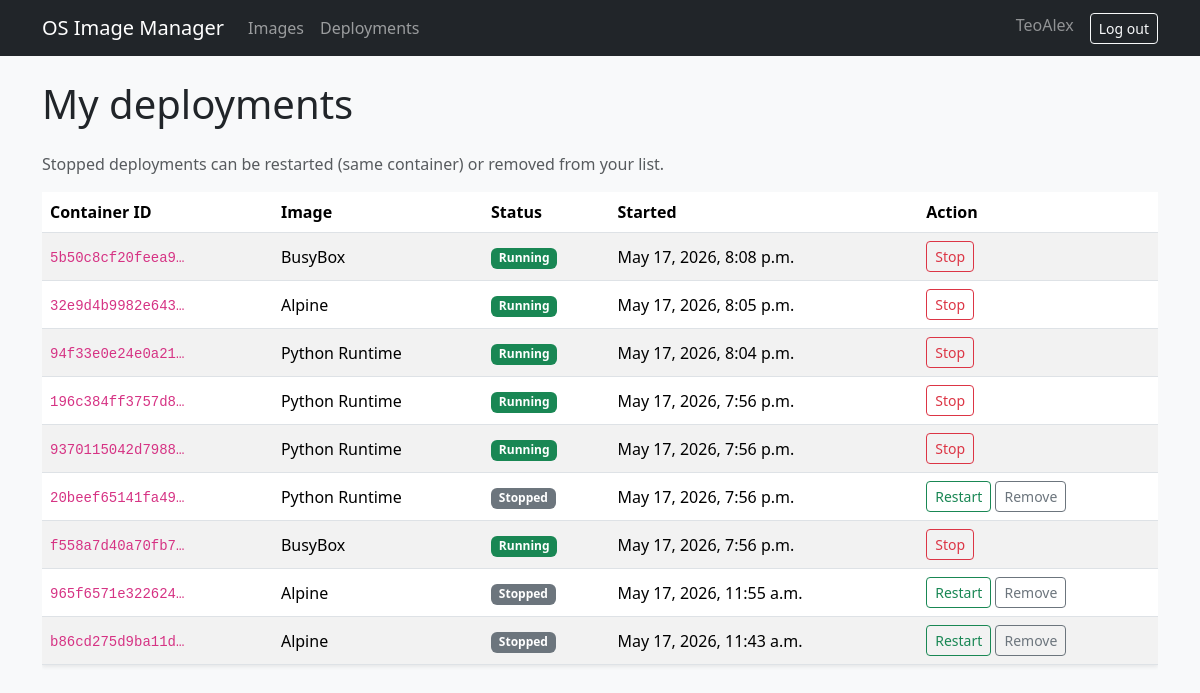
Screenshot of /deployments/ (signed in) with the database file from the repository.
### deployments/models.py (models this page shows, shortened)
class Deployment(models.Model):
    owner = models.ForeignKey(User, on_delete=models.CASCADE)
    image = models.ForeignKey(OSImage, on_delete=models.CASCADE)
    container_id = models.CharField(max_length=255)
    status = models.CharField(max_length=50)
    created_at = models.DateTimeField(auto_now_add=True)

### images/models.py (models this page shows, shortened)
class OSImage(models.Model):
    owner = models.ForeignKey(User, on_delete=models.CASCADE)
    name = models.CharField(max_length=100)
    version = models.CharField(max_length=50)
    docker_image = models.CharField(max_length=100)
    description = models.TextField()
    created_at = models.DateTimeField(auto_now_add=True)

### deployments/views.py (the view)
# urls.py: path('', deployment_list, name='deployment_list'),
@login_required
def deployment_list(request):
    deployments = Deployment.objects.filter(owner=request.user).order_by('-created_at')
    return render(request, 'deployments/list.html', {'deployments': deployments})

### templates/deployments/list.html (shortened to what this page needs)
{% extends "base.html" %}
{% block content %}
<h1 class="mb-4">My deployments</h1>
<p class="text-muted">Stopped deployments can be restarted (same container) or removed from your list.</p>
{% if deployments %}
<div class="table-responsive">
<table class="table table-striped align-middle bg-white shadow-sm">
    <thead>
    <tr>
        <th>Container ID</th>
        <th>Image</th>
        <th>Status</th>
        <th>Started</th>
        <th>Action</th>
    </tr>
    </thead>
    <tbody>
    {% for deployment in deployments %}
    <tr>
        <td><code class="small">{{ deployment.container_id|truncatechars:16 }}</code></td>
        <td>{{ deployment.image.name }}</td>
        <td>
            {% if deployment.status == 'Running' %}
            <span class="badge text-bg-success">Running</span>
            {% else %}
            <span class="badge text-bg-secondary">Stopped</span>
            {% endif %}
        </td>
        <td>{{ deployment.created_at }}</td>
        <td class="text-nowrap">
            {% if deployment.status == 'Running' %}
            <a class="btn btn-outline-danger btn-sm" href="{% url 'stop_deployment' deployment.id %}">Stop</a>
            {% else %}
            <a class="btn btn-outline-success btn-sm" href="{% url 'restart_deployment' deployment.id %}">Restart</a>
            <a class="btn btn-outline-secondary btn-sm" href="{% url 'delete_deployment' deployment.id %}">Remove</a>
            {% endif %}
        </td>
    </tr>
    {% endfor %}
    </tbody>
</table>
</div>
{% else %}
<p class="text-muted">No deployments yet.</p>
{% endif %}
{% endblock %}

### templates/base.html (shortened to what this page needs)
<!DOCTYPE html>
<html lang="en">
<head>
    <link href="https://cdn.jsdelivr.net/npm/bootstrap@5.3.3/dist/css/bootstrap.min.css" rel="stylesheet">
</head>
<body class="bg-light">
<nav class="navbar navbar-expand-lg navbar-dark bg-dark mb-4">
    <div class="container">
        <a class="navbar-brand" href="{% url 'image_list' %}">OS Image Manager</a>
        <div class="collapse navbar-collapse" id="navbarNav">
            <ul class="navbar-nav me-auto">
                {% if user.is_authenticated %}
                    <li class="nav-item"><a class="nav-link" href="{% url 'image_list' %}">Images</a></li>
                    <li class="nav-item"><a class="nav-link" href="{% url 'deployment_list' %}">Deployments</a></li>
                {% endif %}
            </ul>
            <ul class="navbar-nav">
                {% if user.is_authenticated %}
                    <li class="nav-item"><span class="navbar-text text-white-50 me-3">{{ user.username }}</span></li>
                    <li class="nav-item">
                        <form method="post" action="{% url 'logout' %}" class="d-inline">
                            <button type="submit" class="btn btn-outline-light btn-sm">Log out</button>
                        </form>
                    </li>
                {% else %}
                    <li class="nav-item"><a class="nav-link" href="{% url 'login' %}">Log in</a></li>
                    <li class="nav-item"><a class="nav-link" href="{% url 'register' %}">Register</a></li>
                {% endif %}
            </ul>
        </div>
    </div>
</nav>
<div class="container pb-5">
    {% block content %}{% endblock %}
</div>
</body>
</html>

### rows the page displays
Deployment: container_id "5b50c8cf20feea9…", image.name "BusyBox", status "Running", created_at "May 17, 2026, 8:08 p.m."
Deployment: container_id "32e9d4b9982e643…", image.name "Alpine", status "Running", created_at "May 17, 2026, 8:05 p.m."
Deployment: container_id "94f33e0e24e0a21…", image.name "Python Runtime", status "Running", created_at "May 17, 2026, 8:04 p.m."
Deployment: container_id "196c384ff3757d8…", image.name "Python Runtime", status "Running", created_at "May 17, 2026, 7:56 p.m."
Deployment: container_id "9370115042d7988…", image.name "Python Runtime", status "Running", created_at "May 17, 2026, 7:56 p.m."
Deployment: container_id "20beef65141fa49…", image.name "Python Runtime", status "Stopped", created_at "May 17, 2026, 7:56 p.m."
Deployment: container_id "f558a7d40a70fb7…", image.name "BusyBox", status "Running", created_at "May 17, 2026, 7:56 p.m."
Deployment: container_id "965f6571e322624…", image.name "Alpine", status "Stopped", created_at "May 17, 2026, 11:55 a.m."
Deployment: container_id "b86cd275d9ba11d…", image.name "Alpine", status "Stopped", created_at "May 17, 2026, 11:43 a.m."

### other values shown
{{ user.username }} "TeoAlex"
